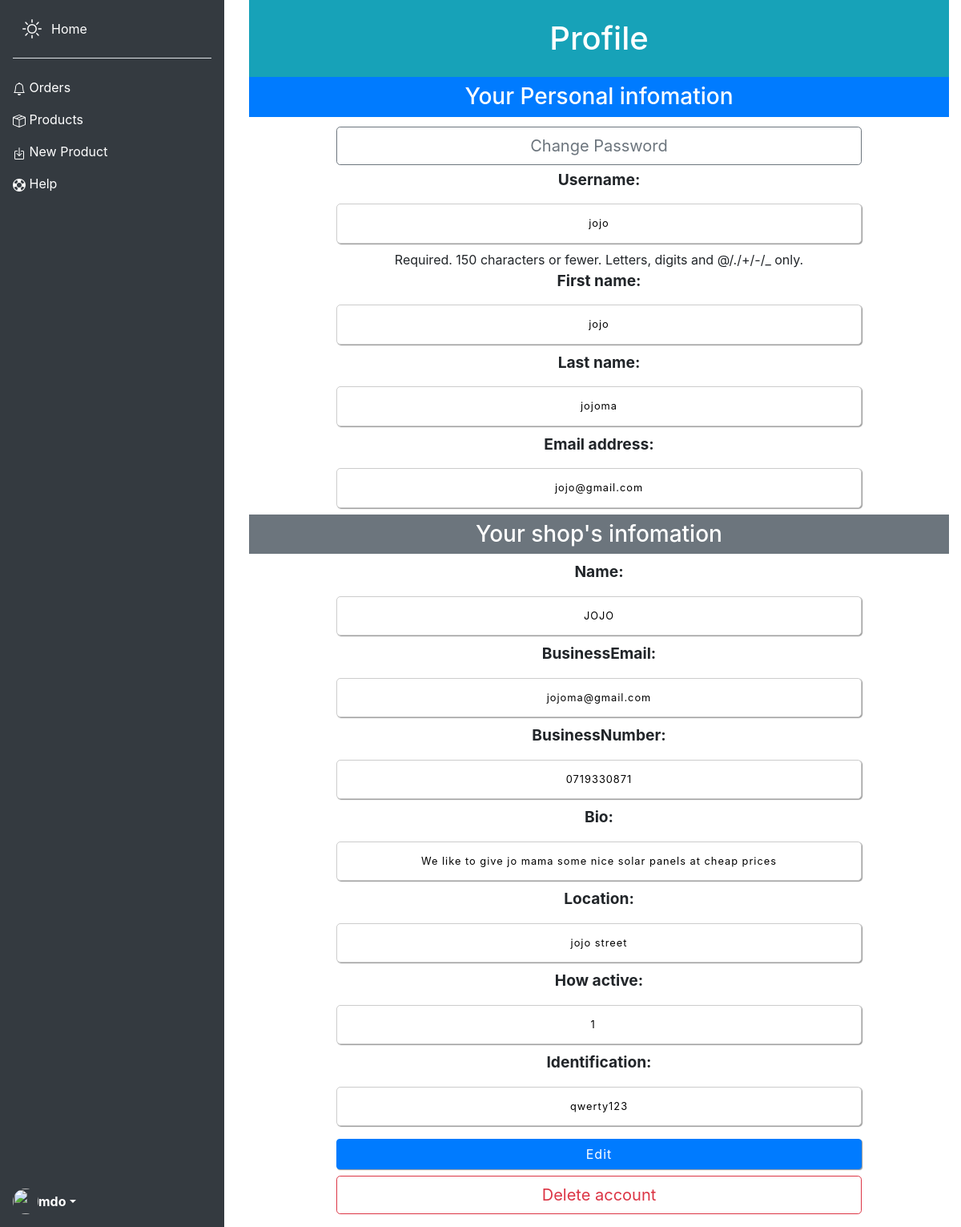
The app's page /userProfile (signed in) with its own data.
### mySolarApp/models.py (models this page shows, shortened)
class User(AbstractUser):
    beSellerFormSubmitted = models.BooleanField(default=False)
    is_shopkeeper = models.BooleanField(default=False)
    REQUIRED_FIELDS = ['email']

class Profile(models.Model):
    shopkeeper = models.OneToOneField(
        User, on_delete=models.CASCADE, related_name="user_profile")
    name = models.CharField(max_length=64, unique=True)
    businessEmail = models.EmailField(unique=True)
    businessNumber = models.CharField(max_length=13)
    bio = models.CharField(max_length=1000)
    location = models.CharField(max_length=128)
    how_active = models.IntegerField()
    identification = models.CharField(max_length=13)

### mySolarApp/views.py (the view, shortened to what this page needs)
# urls.py: path("userProfile", userProfile, name="userProfile"),
@login_required
def userProfile(request):
    if request.method == "GET":
        if request.user.is_shopkeeper:
            shopkeeperObject = Profile.objects.get(shopkeeper=request.user)
            shopkeeperForm = sellerProfileForm(instance=shopkeeperObject)
            userObject = User.objects.get(pk=request.user.pk)
            userForm = userProfileForm(instance=userObject)
            context = {
                "userForm": userForm,
                "shopkeeperForm": shopkeeperForm
            }
            return render(request, "mySolar/userProfile.html", context)

### mySolarApp/forms.py
class userProfileForm(forms.ModelForm):
    def __init__(self, *args, **kwargs):
        super().__init__(*args, **kwargs)
        self.fields['email'].required = True
    class Meta:
        model = User
        exclude = (
            "is_active", "beSellerFormSubmitted", "groups",
            "password", "user_permissions", "is_staff",
            "is_superuser", "last_login", "date_joined",
            "is_shopkeeper"
        )

class sellerProfileForm(forms.ModelForm):
    class Meta:
        model = Profile
        exclude = ("shopkeeper",)

### mySolarApp/templates/mySolar/userProfile.html (shortened to what this page needs)
{% extends 'mySolar/dashLayout.html' %}
{% block body %}
<div class="text-center w-100 mb-3">
    <h1 class="bg-info w-100 text-white mb-0 p-4">Profile</h1>
    <h3 class="text-white bg-primary mt-0 p-2">Your Personal infomation</h3>
    <a href="{% url 'password_change' %}" class="my-1 btn btn-outline-secondary btn-lg w-75">Change Password</a>
    <form action="{% url 'userProfile' %}" method="post">
        {{userForm}}
        {% if shopkeeperForm %}
        <h3 class="text-white bg-secondary p-2">Your shop's infomation</h3>
        {{shopkeeperForm}}
        {% endif %}
        <input type="submit" value="Edit" class="btn btn-primary">
    </form>
    <a role="button" class="btn btn-outline-danger btn-lg w-75" href="{% url 'areYouSure' %}">Delete
        account</a>
</div>
{% endblock %}

### mySolarApp/static/mySolar/index.css (style rules this page uses)
* { box-sizing: border-box; }
input, textarea { font-size: .8rem; letter-spacing: 1px; padding: 14px; max-width: 100%; line-height: 1.5; border-radius: 5px; border: 1px solid #ccc; box-shadow: 1px 1px 1px #999; margin: 8px; width: 75%; text-align: center; }
label { font-size: 1.2rem; display: block; font-weight: bold; }
form { text-align: center; margin: auto auto; }

### records on screen
User: username "jojo", first_name "jojo", last_name "jojoma", email "jojo@gmail.com"
Profile: name "JOJO", businessEmail "jojoma@gmail.com", businessNumber "0719330871", bio "We like to give jo mama some nice solar panels at cheap prices", location "jojo street", how_active "1", identification "qwerty123"
